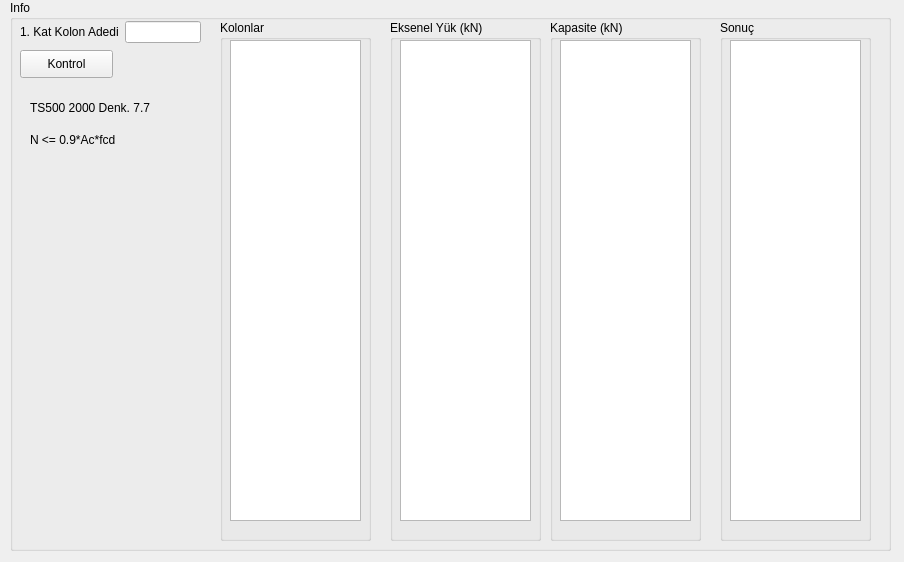
<?xml version="1.0" encoding="UTF-8"?>
<ui version="4.0">
 <class>Form</class>
 <widget class="QWidget" name="Form">
  <property name="enabled">
   <bool>true</bool>
  </property>
  <property name="geometry">
   <rect>
    <x>0</x>
    <y>0</y>
    <width>904</width>
    <height>562</height>
   </rect>
  </property>
  <property name="cursor">
   <cursorShape>CrossCursor</cursorShape>
  </property>
  <property name="windowTitle">
   <string>Form</string>
  </property>
  <widget class="QGroupBox" name="groupBox">
   <property name="geometry">
    <rect>
     <x>10</x>
     <y>0</y>
     <width>881</width>
     <height>551</height>
    </rect>
   </property>
   <property name="cursor">
    <cursorShape>ArrowCursor</cursorShape>
   </property>
   <property name="title">
    <string>Info</string>
   </property>
   <widget class="QWidget" name="">
    <property name="geometry">
     <rect>
      <x>10</x>
      <y>20</y>
      <width>181</width>
      <height>24</height>
     </rect>
    </property>
    <layout class="QHBoxLayout" name="horizontalLayout">
     <item>
      <widget class="QLabel" name="label">
       <property name="text">
        <string>1. Kat Kolon Adedi</string>
       </property>
      </widget>
     </item>
     <item>
      <widget class="QLineEdit" name="column_number"/>
     </item>
    </layout>
   </widget>
   <widget class="QPushButton" name="control_button">
    <property name="geometry">
     <rect>
      <x>10</x>
      <y>50</y>
      <width>93</width>
      <height>28</height>
     </rect>
    </property>
    <property name="text">
     <string>Kontrol</string>
    </property>
   </widget>
   <widget class="QGroupBox" name="groupBox_2">
    <property name="geometry">
     <rect>
      <x>210</x>
      <y>20</y>
      <width>151</width>
      <height>521</height>
     </rect>
    </property>
    <property name="title">
     <string>Kolonlar</string>
    </property>
    <widget class="QListWidget" name="columns_name_list">
     <property name="geometry">
      <rect>
       <x>10</x>
       <y>20</y>
       <width>131</width>
       <height>481</height>
      </rect>
     </property>
    </widget>
   </widget>
   <widget class="QGroupBox" name="groupBox_3">
    <property name="geometry">
     <rect>
      <x>380</x>
      <y>20</y>
      <width>151</width>
      <height>521</height>
     </rect>
    </property>
    <property name="title">
     <string>Eksenel Yük (kN)</string>
    </property>
    <widget class="QListWidget" name="axial_load_list">
     <property name="geometry">
      <rect>
       <x>10</x>
       <y>20</y>
       <width>131</width>
       <height>481</height>
      </rect>
     </property>
    </widget>
   </widget>
   <widget class="QGroupBox" name="groupBox_4">
    <property name="geometry">
     <rect>
      <x>710</x>
      <y>20</y>
      <width>151</width>
      <height>521</height>
     </rect>
    </property>
    <property name="title">
     <string>Sonuç</string>
    </property>
    <widget class="QListWidget" name="check_list">
     <property name="geometry">
      <rect>
       <x>10</x>
       <y>20</y>
       <width>131</width>
       <height>481</height>
      </rect>
     </property>
    </widget>
   </widget>
   <widget class="QLabel" name="label_2">
    <property name="geometry">
     <rect>
      <x>20</x>
      <y>120</y>
      <width>121</width>
      <height>41</height>
     </rect>
    </property>
    <property name="text">
     <string>N &lt;= 0.9*Ac*fcd</string>
    </property>
   </widget>
   <widget class="QGroupBox" name="groupBox_5">
    <property name="geometry">
     <rect>
      <x>540</x>
      <y>20</y>
      <width>151</width>
      <height>521</height>
     </rect>
    </property>
    <property name="title">
     <string>Kapasite (kN)</string>
    </property>
    <widget class="QListWidget" name="capacity_list">
     <property name="geometry">
      <rect>
       <x>10</x>
       <y>20</y>
       <width>131</width>
       <height>481</height>
      </rect>
     </property>
    </widget>
   </widget>
   <widget class="QLabel" name="label_3">
    <property name="geometry">
     <rect>
      <x>20</x>
      <y>100</y>
      <width>151</width>
      <height>16</height>
     </rect>
    </property>
    <property name="text">
     <string>TS500 2000 Denk. 7.7</string>
    </property>
   </widget>
  </widget>
 </widget>
 <resources/>
 <connections/>
</ui>
